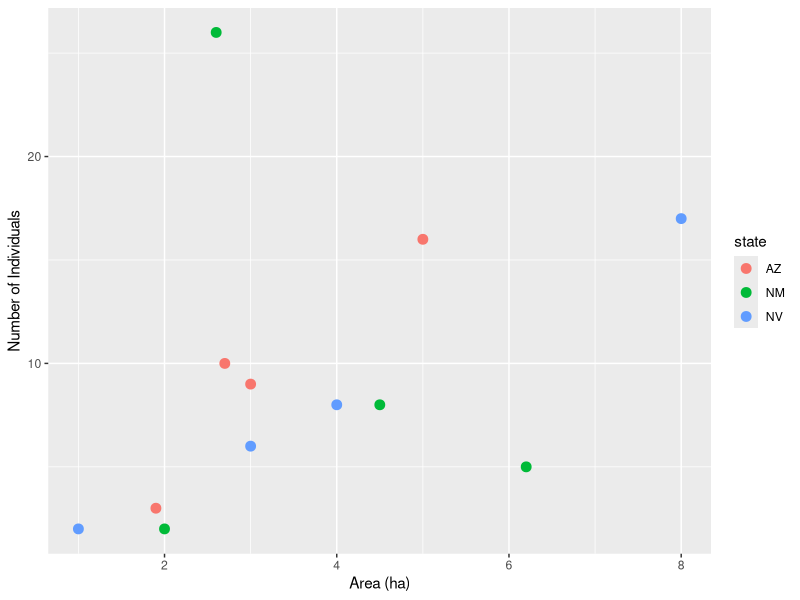
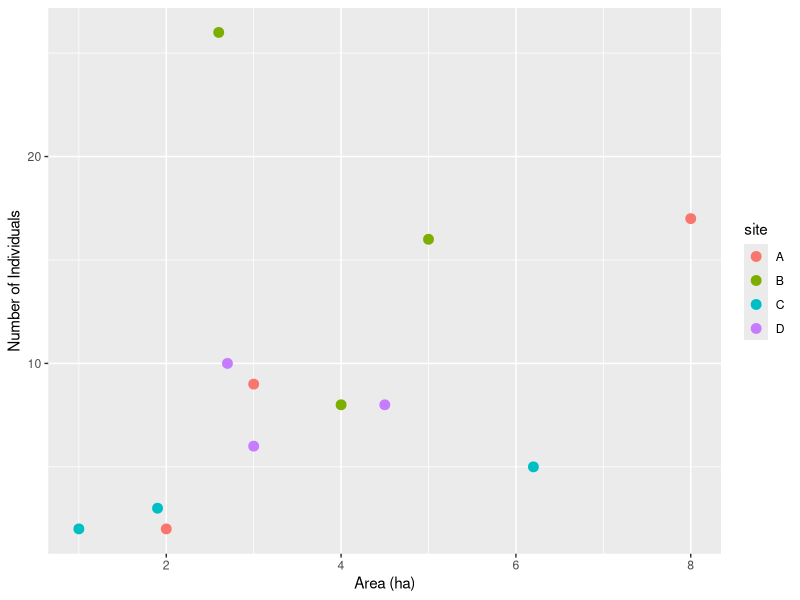
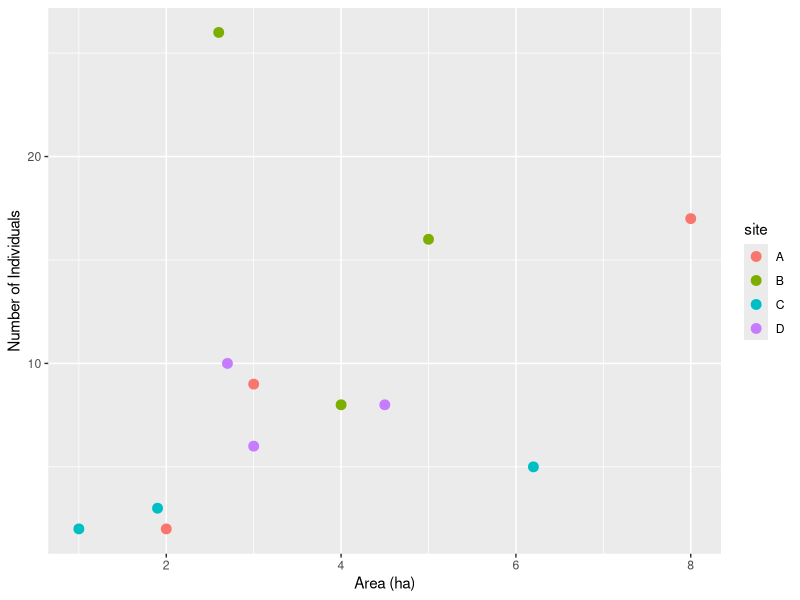
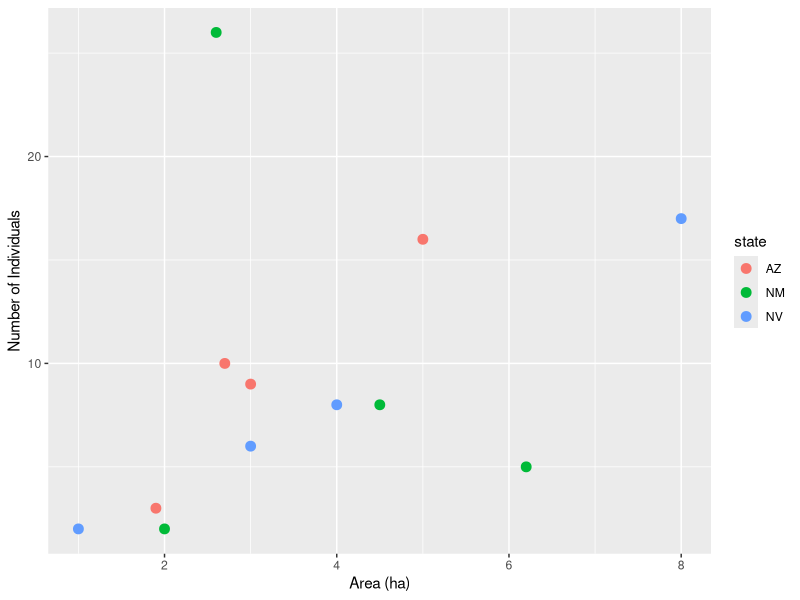
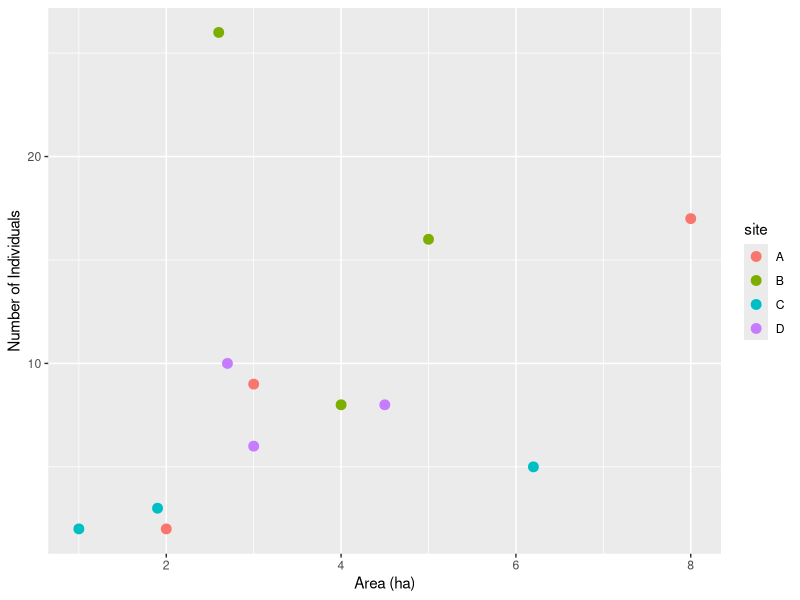
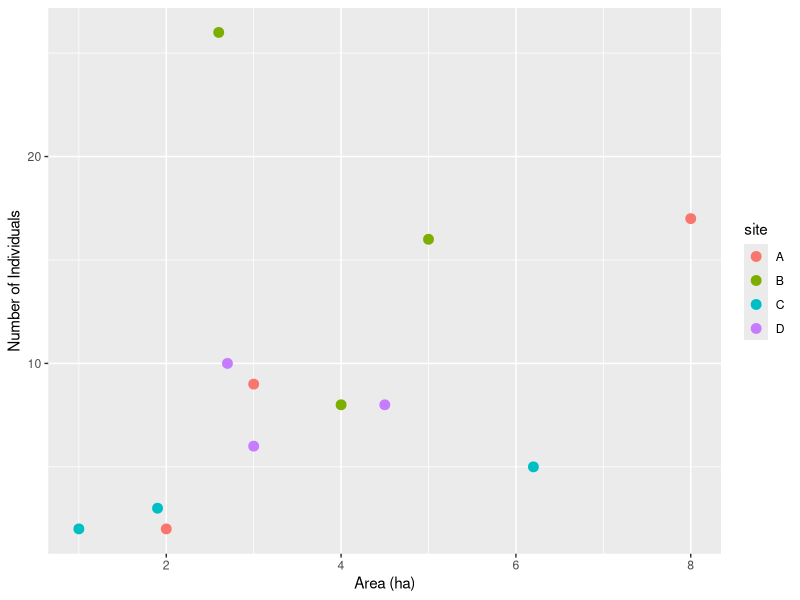

Source code (R) for these figures, in order:
## ---- chunk 1
knitr::opts_chunk$set(echo = TRUE, warning = FALSE, message = FALSE)
## ---- chunk 2
library(tidyverse)
## ---- chunk 3
# convert_pounds_to_grams <- function(______)) {
#     grams <- 453.6 * pounds
#     return(________)
# } 

convert_pounds_to_grams <- function(pounds){
  grams <- 453.6 * pounds 
  return(grams)
}

convert_pounds_to_grams(3.75)
## ---- chunk 4
# convert_fahrenheit_to_celsius <- ________(________) {
#     celsius <- (fahrenheit - 32) * 5 / 9
#     ________(________)
# }

convert_farhenheit_to_celsuis <- function(fahrenheit){
  celsius <- (fahrenheit - 32) * 5 / 9
  return(celsius)
}

# calculate temperature if Fahrenheit is 80°F
convert_farhenheit_to_celsuis(80) 
## ---- chunk 5
    # c. write function double that multiplies input by 2
    double <- function(number){
      multiply <- number * 2
      return(multiply)
    } 
    # run with 512
    double(512)
## ---- chunk 6
# d 
prediction <- function(x, a, b){
  y <- a + b * x
  return(y)
}

# run with x = 12, a = 6, b = 0.8 
prediction(12, 6, 0.8)
## ---- chunk 7
get_mass_from_length_theropoda <- function(length){
  mass <- 0.73 * length ^ 3.63
  return(mass)
}
## ---- chunk 8
# 2a. print mass for Theropoda of length 16m 
get_mass_from_length_theropoda(16)

# 2b. create new versino of function that taes length, a, and b as arguments and uses mass <- a * length ^ b to estimate mass 
get_mass_from_length <- function(a, length, b){
  mass <- a * length ^ b 
  return(mass)
} 
# use function to estimate mass of Sauropoda with a = 214.44, b = 1.46, and length of 26m 
get_mass_from_length(a = 214.44, 26, b = 1.46)
## ---- chunk 9
# convert_pounds_to_grams <- function(________, numdigits = __) {
#   grams <- 453.6 * pounds
#   rounded <- round(grams, digits = numdigits)
#   return(________)
# }

convert_pounds_to_grams <-  function(pounds, numdigits = 1){ 
  grams <-  453.6 * pounds
  rounded <- round(grams, digits = numdigits)
  return(rounded)
}

convert_pounds_to_grams(4.3)
## ---- chunk 10
    # 3b. write function that takes weignt, a, and b, and returns an estimate of height 
    get_height_from_weight <- function(weight, a = 12, b = 0.38){
      height <- a * weight ^ b 
      return(height)
    } 
    # print height from weight of 42 
    get_height_from_weight(42)
## ---- chunk 11
# 3c. use function from a and b to estimate the height for an animal that weighs 2 lbs using the default value for a, changing to b = 0.32
convert_pounds_to_grams(2) |> 
get_height_from_weight(b = 0.32)
## ---- chunk 12
# 4a. rewrite get_mass_from_length function so that default values for a = 39.9 and b = 2.6 
get_mass_from_length <- function(length, a = 39.9, b = 2.6){
   mass <- a * length ^ b 
   return(mass)
}

# 4b. estimate the mass of Saurapoda where a = 214.44 and b = 1.46, for length of 22m 
get_mass_from_length(22, a = 214.44, b = 1.46) 

# 4c. estimate the mass of an unknown dinosaur of 16m length 
get_mass_from_length(16)
## ---- chunk 13
# write function that converts kg to lbs 
convert_kg_to_pounds <- function(kg){
  weight <- 2.205 * kg
  return(weight)
}  

# combining functions to get est weight in lbs of a 12m long Stegosaurus 
get_mass_from_length(12, a = 10.95, b = 2.64) |> 
  convert_kg_to_pounds()
## ---- chunk 14
library(tidyverse)
count_data <- data.frame(
  state = c("AZ", "AZ", "AZ", "AZ", "NM", "NM", "NM", "NM", "NV", "NV", "NV", "NV"),
  site = c("A", "B", "C", "D", "A", "B", "C", "D", "A", "B", "C", "D"),
  count = c(9, 16, 3, 10, 2, 26, 5, 8, 17, 8, 2, 6),
  area = c(3, 5, 1.9, 2.7, 2, 2.6, 6.2, 4.5, 8, 4, 1, 3)
  ) 

count_data
## ---- chunk 15
    # 6a. write function 
    plot_function <- function(df, color_by){ 
      ggplot(data = df, aes(x = area, 
                            y = count,
                            color = {{color_by}})) + 
        geom_point(size = 3) +
        labs(x = "Area (ha)", y = "Number of Individuals")
    }
    # print plot using state col 
    plot_function(count_data, state)
    #save plot    
    area_state_plot <- plot_function(count_data, state)
    ggsave("area_state_plot.png", plot = area_state_plot, path = "../figures" )
## ---- chunk 16
    # 6. make a scatterplot of count as a function of area for count_data w/ points colored by site col
    plot_function(count_data, site) 

    area_site_plot <- plot_function(count_data, site) 

    ggsave("area_site_plot.png", plot = area_site_plot, path = "../figures")
## ---- chunk 17
# 6c. create a new function based on the function from a, allowing x and y axes to be any column in df 

plot_function_new <- function(df, x, y, color_by, x_lab, y_lab){ 
  ggplot(data = df, aes(x = {{ x }}, 
                        y = {{ y }}, 
                        color = {{color_by}})) + 
    geom_point(size = 3) +
    labs(x = x_lab, y = y_lab)
}

# print same plot from b 
plot_function_new(count_data, area, count, site, "Area (ha)", "Number of Individuals")

# save plot 
area_site_plot_2 <- plot_function_new(count_data, area, count, site, "Area (ha)", "Number of Individuals") 

ggsave("area_site_plot_2.png", plot = area_site_plot_2, path = "../figures")
## ---- chunk 18
# download.file(url = "https://ndownloader.figshare.com/files/2292172",
#   destfile = "surveys.csv")
# download.file(url = "https://ndownloader.figshare.com/files/3299474",
#   destfile = "plots.csv")
# download.file(url = "https://ndownloader.figshare.com/files/3299483",
#   destfile = "species.csv")
## ---- chunk 19
#' Convert kilograms to pounds
#'
#' @param kg Mass in kilograms (numeric).
#'
#' @return Mass in pounds (numeric).
#'
#' @examples
#' convert_kg_to_pounds(10)
convert_kg_to_pounds <- function(kg) {
  pounds <- 2.205 * kg
  return(pounds)
}
